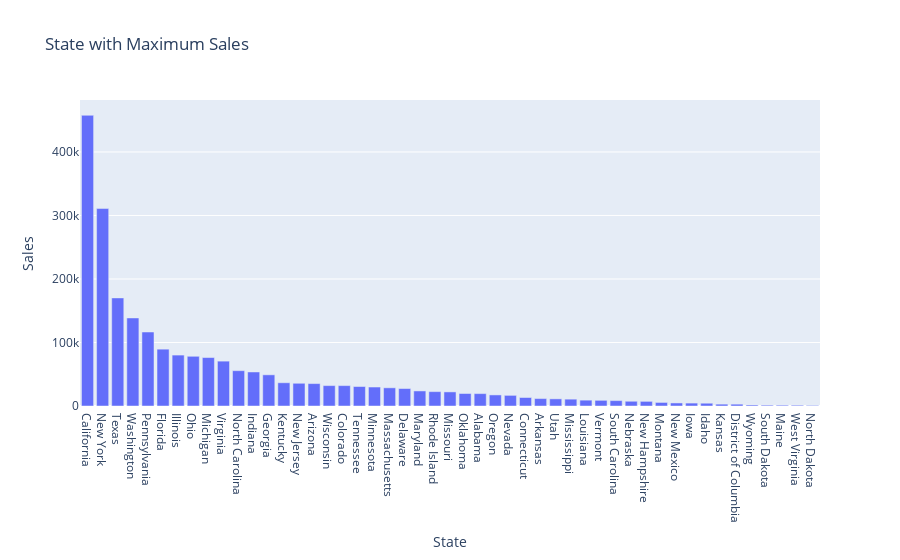

The notebook cell saved with this chart:
### Markdown cell above
## Which State has the maximum sales?

### Code cell
state_sales = data.groupby(['State'])['Sales'].sum().reset_index()
state_sales = state_sales.sort_values(by='Sales',ascending=False)
state_sales.plot.bar('State', 'Sales', title = "State with Maximum Sales")

### Figure 1 — Plotly figure (JSON) as saved in the notebook; plotly's stock layout.template omitted (floating-point values rounded to 4 significant figures)
{"data": [{"alignmentgroup": "True", "hovertemplate": "State=%{x}<br>Sales=%{y}<extra></extra>", "legendgroup": "", "marker": {"color": "#636efa", "pattern": {"shape": ""}}, "name": "", "offsetgroup": "", "orientation": "v", "showlegend": false, "textposition": "auto", "type": "bar", "x": ["California", "New York", "Texas", "Washington", "Pennsylvania", "Florida", "Illinois", "Ohio", "Michigan", "Virginia", "North Carolina", "Indiana", "Georgia", "Kentucky", "New Jersey", "Arizona", "Wisconsin", "Colorado", "Tennessee", "Minnesota", "Massachusetts", "Delaware", "Maryland", "Rhode Island", "Missouri", "Oklahoma", "Alabama", "Oregon", "Nevada", "Connecticut", "Arkansas", "Utah", "Mississippi", "Louisiana", "Vermont", "South Carolina", "Nebraska", "New Hampshire", "Montana", "New Mexico", "Iowa", "Idaho", "Kansas", "District of Columbia", "Wyoming", "South Dakota", "Maine", "West Virginia", "North Dakota"], "xaxis": "x", "y": [457700.0, 310900.0, 170200.0, 138600.0, 116500.0, 89470.0, 80170.0, 78260.0, 76270.0, 70640.0, 55600.0, 53560.0, 49100.0, 36590.0, 35760.0, 35280.0, 32110.0, 32110.0, 30660.0, 29860.0, 28630.0, 27450.0, 23710.0, 22630.0, 22210.0, 19680.0, 19510.0, 17430.0, 16730.0, 13380.0, 11680.0, 11220.0, 10770.0, 9217.0, 8929.0, 8482.0, 7465.0, 7293.0, 5589.0, 4784.0, 4580.0, 4382.0, 2914.0, 2865.0, 1603.0, 1316.0, 1271.0, 1210.0, 919.9], "yaxis": "y"}], "layout": {"autosize": true, "barmode": "relative", "legend": {"tracegroupgap": 0}, "title": {"text": "State with Maximum Sales"}, "xaxis": {"anchor": "y", "autorange": true, "domain": [0, 1], "range": [-0.5, 48.5], "title": {"text": "State"}, "type": "category"}, "yaxis": {"anchor": "x", "autorange": true, "domain": [0, 1], "range": [0, 481800.0], "title": {"text": "Sales"}, "type": "linear"}}}
